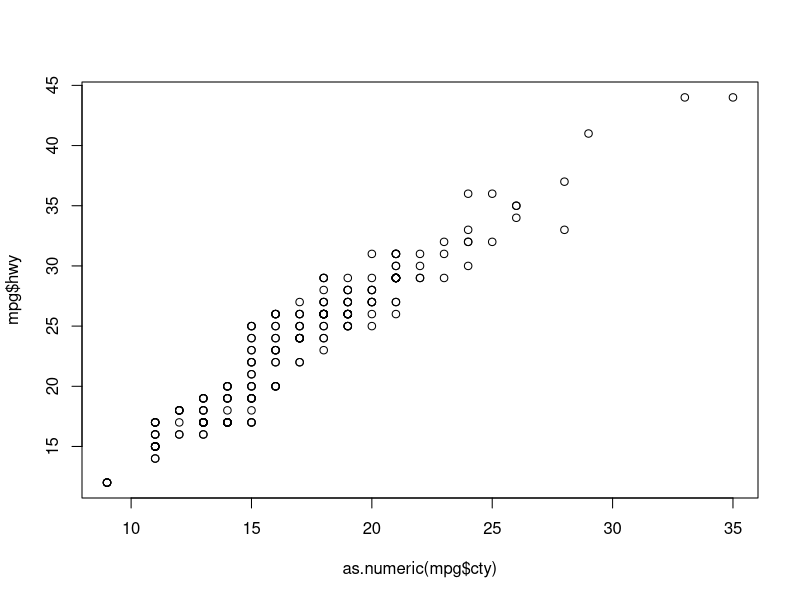
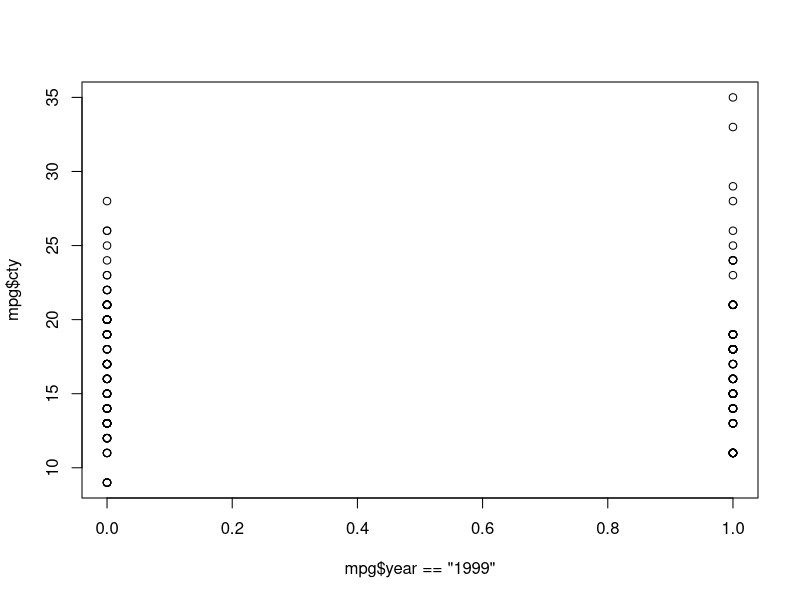
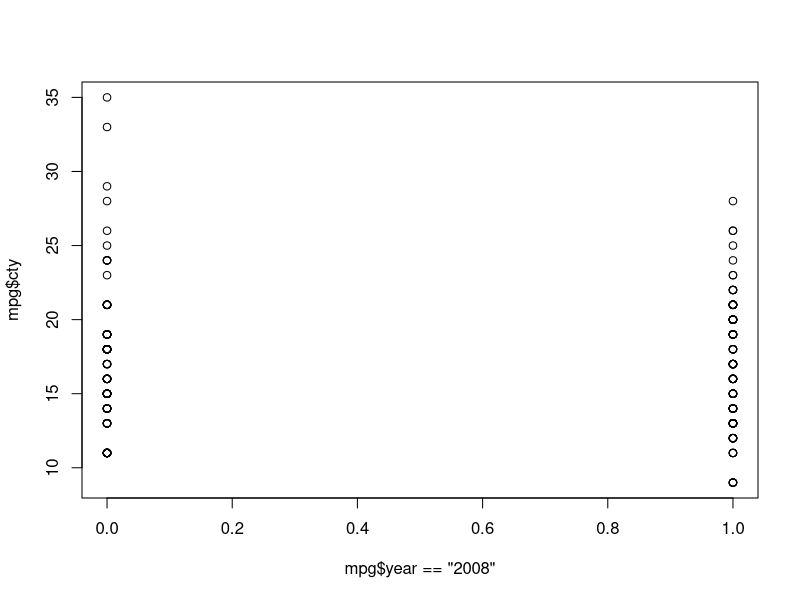
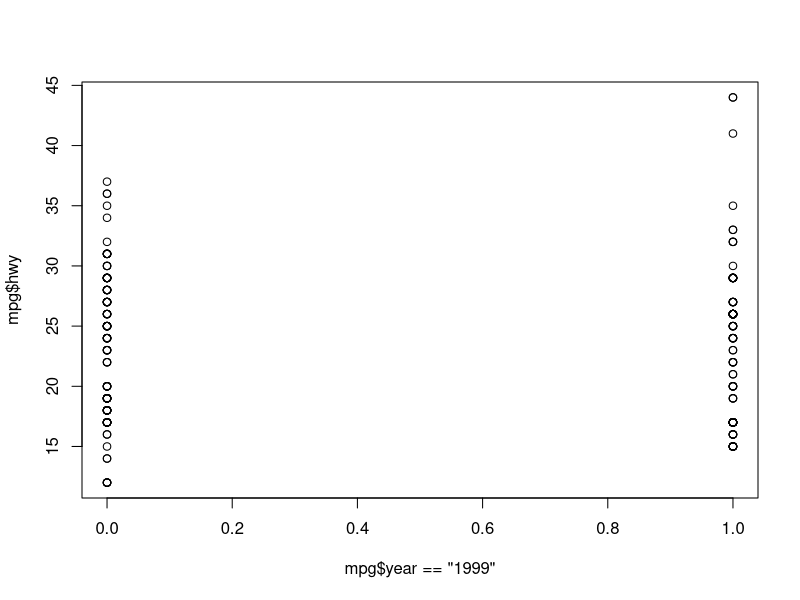
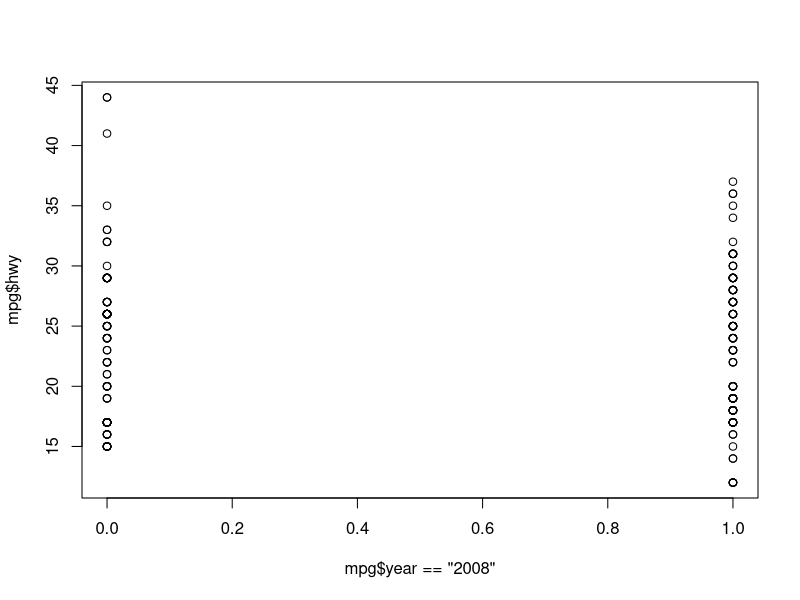

The R script that drew these images, in order:
## ---- chunk 1
high <- 24;
low<- 15;
cel<-(high - 32)/1.8;
cel;
cel<-(low - 32)/18;
cel;
## ---- chunk 2
vec200<-rep(c(1 ,3), times=100)
vec200
## ---- chunk 3
numPerfect <- 1+ (floor(sqrt(2001))-(ceiling(sqrt(1))))
numPerfect
## ---- chunk 4
library(ggplot2)
#first question
mpgSorted <- mpg[order(mpg$hwy, decreasing =TRUE),]
top3<-mpgSorted[1:3,]
top3
## ---- chunk 5
#second question
library(ggplot2)
mpg[mpg$class == 'compact',]
numCompact<- 47
numCompact
## ---- chunk 6
library(ggplot2)
plot(as.numeric(mpg$cty), mpg$hwy)
## ---- chunk 7
library(ggplot2)


beautifulPlotCty1 <- plot(mpg$year== '1999',mpg$cty)
beautifulPlotCty1

beautifulPlotCty2 <- plot(mpg$year== '2008',mpg$cty)
beautifulPlotCty2

beautifulPlotHwy1 <- plot(mpg$year== '1999',mpg$hwy)
beautifulPlotHwy1

beautifulPlotHwy2 <- plot(mpg$year== '2008',mpg$hwy)
beautifulPlotHwy2

